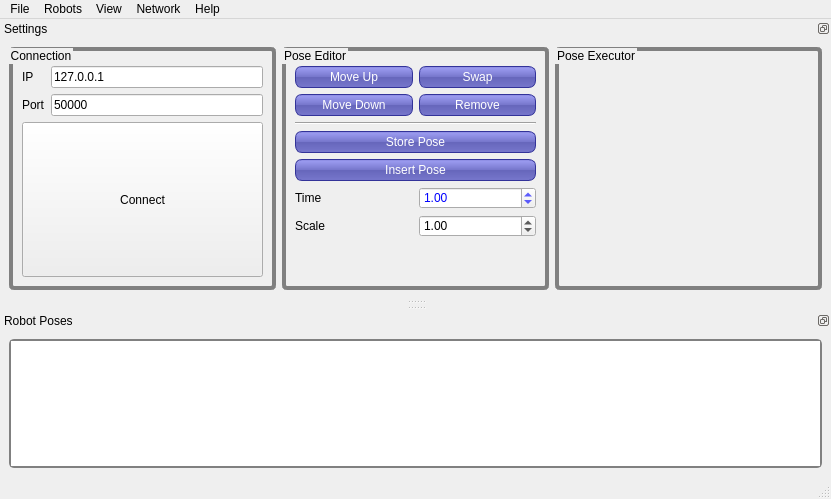
<?xml version="1.0" encoding="UTF-8"?>
<ui version="4.0">
 <class>MainWindow</class>
 <widget class="QMainWindow" name="MainWindow">
  <property name="geometry">
   <rect>
    <x>0</x>
    <y>0</y>
    <width>831</width>
    <height>499</height>
   </rect>
  </property>
  <property name="sizePolicy">
   <sizepolicy hsizetype="Expanding" vsizetype="Expanding">
    <horstretch>0</horstretch>
    <verstretch>0</verstretch>
   </sizepolicy>
  </property>
  <property name="minimumSize">
   <size>
    <width>600</width>
    <height>400</height>
   </size>
  </property>
  <property name="windowTitle">
   <string>Motion Editor</string>
  </property>
  <property name="layoutDirection">
   <enum>Qt::LeftToRight</enum>
  </property>
  <property name="autoFillBackground">
   <bool>false</bool>
  </property>
  <widget class="QWidget" name="centralwidget">
   <property name="enabled">
    <bool>true</bool>
   </property>
   <property name="sizePolicy">
    <sizepolicy hsizetype="MinimumExpanding" vsizetype="MinimumExpanding">
     <horstretch>0</horstretch>
     <verstretch>0</verstretch>
    </sizepolicy>
   </property>
  </widget>
  <widget class="QMenuBar" name="menubar">
   <property name="geometry">
    <rect>
     <x>0</x>
     <y>0</y>
     <width>831</width>
     <height>25</height>
    </rect>
   </property>
   <widget class="QMenu" name="menuFile">
    <property name="title">
     <string>File</string>
    </property>
    <addaction name="actionNew"/>
    <addaction name="actionOpen"/>
    <addaction name="separator"/>
    <addaction name="actionExport"/>
    <addaction name="separator"/>
    <addaction name="actionQuit"/>
   </widget>
   <widget class="QMenu" name="menuEdit">
    <property name="title">
     <string>Robots</string>
    </property>
    <addaction name="actionNao_RC_Edition"/>
    <addaction name="actionNao_Academics"/>
    <addaction name="separator"/>
    <addaction name="actionOpen_Robot"/>
   </widget>
   <widget class="QMenu" name="menuHelp">
    <property name="title">
     <string>Help</string>
    </property>
    <addaction name="actionDocumentation"/>
    <addaction name="separator"/>
    <addaction name="actionAbout"/>
   </widget>
   <widget class="QMenu" name="menuNetwork">
    <property name="title">
     <string>Network</string>
    </property>
   </widget>
   <widget class="QMenu" name="menuView">
    <property name="title">
     <string>View</string>
    </property>
    <addaction name="actionJoints"/>
    <addaction name="actionGraph"/>
   </widget>
   <addaction name="menuFile"/>
   <addaction name="menuEdit"/>
   <addaction name="menuView"/>
   <addaction name="menuNetwork"/>
   <addaction name="menuHelp"/>
  </widget>
  <widget class="QStatusBar" name="statusbar"/>
  <widget class="QDockWidget" name="dockWidget_9">
   <property name="styleSheet">
    <string notr="true">QDockWidget {
                         background-color: qlineargradient(x1: 0, y1: 0, x2: 0, y2: 2.5,
                         stop: 0 #E0E0E0, stop: 1 #9EDEE6);
                         border: 2px solid gray;
                         border-radius: 5px;
                         margin-top: 1ex; /* leave space at the top for the title */}</string>
   </property>
   <property name="features">
    <set>QDockWidget::DockWidgetFloatable|QDockWidget::DockWidgetMovable</set>
   </property>
   <property name="windowTitle">
    <string>Robot Poses</string>
   </property>
   <attribute name="dockWidgetArea">
    <number>8</number>
   </attribute>
   <widget class="QWidget" name="dockWidgetContents_9">
    <layout class="QHBoxLayout" name="horizontalLayout">
     <item>
      <widget class="QTableWidget" name="poseEditor">
       <property name="styleSheet">
        <string notr="true">QTableWidget {
                         background-color: qlineargradient(x1: 0, y1: 0, x2: 0, y2: 4.5,
                         stop: 0 #E0E0E0, stop: 1 #9EDEE6);
                         border: 2px solid gray;
                         border-radius: 5px;
                         margin-top: 1ex; /* leave space at the top for the title */}

 QTableView {
     selection-background-color: qlineargradient(x1: 0, y1: 0, x2: 0.9, y2: 0.9,
                                 stop: 0 #53A0F6, stop: 1 black);
 }</string>
       </property>
       <property name="frameShadow">
        <enum>QFrame::Sunken</enum>
       </property>
       <property name="lineWidth">
        <number>1</number>
       </property>
       <property name="dragDropOverwriteMode">
        <bool>false</bool>
       </property>
       <property name="dragDropMode">
        <enum>QAbstractItemView::DropOnly</enum>
       </property>
       <property name="alternatingRowColors">
        <bool>true</bool>
       </property>
       <property name="selectionMode">
        <enum>QAbstractItemView::ExtendedSelection</enum>
       </property>
       <property name="textElideMode">
        <enum>Qt::ElideMiddle</enum>
       </property>
       <property name="showGrid">
        <bool>true</bool>
       </property>
       <attribute name="horizontalHeaderCascadingSectionResizes">
        <bool>true</bool>
       </attribute>
       <attribute name="verticalHeaderCascadingSectionResizes">
        <bool>true</bool>
       </attribute>
      </widget>
     </item>
    </layout>
   </widget>
  </widget>
  <widget class="QDockWidget" name="settingsDockWidget">
   <property name="layoutDirection">
    <enum>Qt::LeftToRight</enum>
   </property>
   <property name="features">
    <set>QDockWidget::DockWidgetFloatable|QDockWidget::DockWidgetMovable</set>
   </property>
   <property name="allowedAreas">
    <set>Qt::BottomDockWidgetArea|Qt::TopDockWidgetArea</set>
   </property>
   <property name="windowTitle">
    <string>Settings</string>
   </property>
   <attribute name="dockWidgetArea">
    <number>4</number>
   </attribute>
   <widget class="QWidget" name="dockWidgetContents">
    <layout class="QHBoxLayout" name="horizontalLayout_7">
     <item>
      <layout class="QVBoxLayout" name="verticalLayout_6">
       <item>
        <layout class="QHBoxLayout" name="horizontalLayout_2">
         <item>
          <widget class="QGroupBox" name="groupBox_3">
           <property name="sizePolicy">
            <sizepolicy hsizetype="MinimumExpanding" vsizetype="MinimumExpanding">
             <horstretch>0</horstretch>
             <verstretch>0</verstretch>
            </sizepolicy>
           </property>
           <property name="styleSheet">
            <string notr="true">QGroupBox {
                         background-color: qlineargradient(x1: 0, y1: 0, x2: 0, y2: 2.5,
                         stop: 0 #E0E0E0, stop: 1 #FF0000);
                         border: 4px solid gray;
                         border-radius: 5px;
                         margin-top: 1ex;}</string>
           </property>
           <property name="title">
            <string>Connection</string>
           </property>
           <layout class="QHBoxLayout" name="horizontalLayout_5">
            <item>
             <layout class="QHBoxLayout" name="horizontalLayout_4">
              <item>
               <layout class="QVBoxLayout" name="verticalLayout_2">
                <item>
                 <layout class="QFormLayout" name="formLayout">
                  <property name="fieldGrowthPolicy">
                   <enum>QFormLayout::AllNonFixedFieldsGrow</enum>
                  </property>
                  <property name="horizontalSpacing">
                   <number>6</number>
                  </property>
                  <property name="topMargin">
                   <number>6</number>
                  </property>
                  <item row="0" column="0">
                   <widget class="QLabel" name="iPLabel">
                    <property name="text">
                     <string>IP</string>
                    </property>
                   </widget>
                  </item>
                  <item row="0" column="1">
                   <widget class="QLineEdit" name="iPLineEdit">
                    <property name="text">
                     <string>127.0.0.1</string>
                    </property>
                   </widget>
                  </item>
                  <item row="1" column="0">
                   <widget class="QLabel" name="portLabel">
                    <property name="text">
                     <string>Port</string>
                    </property>
                   </widget>
                  </item>
                  <item row="1" column="1">
                   <widget class="QLineEdit" name="portLineEdit">
                    <property name="text">
                     <string>50000</string>
                    </property>
                   </widget>
                  </item>
                  <item row="2" column="0" colspan="2">
                   <widget class="QPushButton" name="connectButton">
                    <property name="sizePolicy">
                     <sizepolicy hsizetype="MinimumExpanding" vsizetype="MinimumExpanding">
                      <horstretch>0</horstretch>
                      <verstretch>0</verstretch>
                     </sizepolicy>
                    </property>
                    <property name="styleSheet">
                     <string notr="true">QPushButton {
                         background-color: qlineargradient(x1: 0, y1: 0, x2: 0, y2: 3,
                         stop: 0 #E0E0E0, stop: 1 #FF0000);
                         margin-top: 1ex; /* leave space at the top for the title */}


 QPushButton::hover {
     background-color: qlineargradient(x1: 0, y1: 0, x2: 0, y2: 1,
                                       stop: 0 #dadbde, stop: 1 #f6f7fa);
 }

</string>
                    </property>
                    <property name="text">
                     <string>Connect</string>
                    </property>
                   </widget>
                  </item>
                 </layout>
                </item>
               </layout>
              </item>
             </layout>
            </item>
           </layout>
          </widget>
         </item>
         <item>
          <widget class="QGroupBox" name="groupBox">
           <property name="sizePolicy">
            <sizepolicy hsizetype="MinimumExpanding" vsizetype="MinimumExpanding">
             <horstretch>0</horstretch>
             <verstretch>0</verstretch>
            </sizepolicy>
           </property>
           <property name="styleSheet">
            <string notr="true">QGroupBox {
                         background-color: qlineargradient(x1: 0, y1: 0, x2: 0, y2: 2.5,
                         stop: 0 #E0E0E0, stop: 1 #9EDEE6);
                         border: 4px solid gray;
                         border-radius: 5px;
                         margin-top: 1ex; /* leave space at the top for the title */}</string>
           </property>
           <property name="title">
            <string>Pose Editor</string>
           </property>
           <layout class="QVBoxLayout" name="verticalLayout_4">
            <item>
             <layout class="QVBoxLayout" name="verticalLayout_3">
              <property name="topMargin">
               <number>6</number>
              </property>
              <item>
               <layout class="QGridLayout" name="gridLayout">
                <item row="0" column="0">
                 <widget class="QPushButton" name="moveUpPoseButton">
                  <property name="styleSheet">
                   <string notr="true">QPushButton {
color: white;
background-color: QLinearGradient( x1: 0, y1: 0, x2: 0, y2: 1, stop: 0 #88d, stop: 0.1 #99e, stop: 0.49 #77c, stop: 0.5 #66b, stop: 1 #77c);
border-width: 1px;
border-color: #339;
border-style: solid;
border-radius: 7;
padding: 3px;
padding-left: 5px;
padding-right: 5px;

}</string>
                  </property>
                  <property name="text">
                   <string>Move Up</string>
                  </property>
                 </widget>
                </item>
                <item row="0" column="1">
                 <widget class="QPushButton" name="swapPoseButton">
                  <property name="styleSheet">
                   <string notr="true">QPushButton {
color: white;
background-color: QLinearGradient( x1: 0, y1: 0, x2: 0, y2: 1, stop: 0 #88d, stop: 0.1 #99e, stop: 0.49 #77c, stop: 0.5 #66b, stop: 1 #77c);
border-width: 1px;
border-color: #339;
border-style: solid;
border-radius: 7;
padding: 3px;
padding-left: 5px;
padding-right: 5px;
}</string>
                  </property>
                  <property name="text">
                   <string>Swap</string>
                  </property>
                 </widget>
                </item>
                <item row="1" column="0">
                 <widget class="QPushButton" name="moveDownPoseButton">
                  <property name="styleSheet">
                   <string notr="true">QPushButton {
color: white;
background-color: QLinearGradient( x1: 0, y1: 0, x2: 0, y2: 1, stop: 0 #88d, stop: 0.1 #99e, stop: 0.49 #77c, stop: 0.5 #66b, stop: 1 #77c);
border-width: 1px;
border-color: #339;
border-style: solid;
border-radius: 7;
padding: 3px;
padding-left: 5px;
padding-right: 5px;

}</string>
                  </property>
                  <property name="text">
                   <string>Move Down</string>
                  </property>
                 </widget>
                </item>
                <item row="1" column="1">
                 <widget class="QPushButton" name="removePoseButton">
                  <property name="styleSheet">
                   <string notr="true">QPushButton {
color: white;
background-color: QLinearGradient( x1: 0, y1: 0, x2: 0, y2: 1, stop: 0 #88d, stop: 0.1 #99e, stop: 0.49 #77c, stop: 0.5 #66b, stop: 1 #77c);
border-width: 1px;
border-color: #339;
border-style: solid;
border-radius: 7;
padding: 3px;
padding-left: 5px;
padding-right: 5px;
}</string>
                  </property>
                  <property name="text">
                   <string>Remove</string>
                  </property>
                 </widget>
                </item>
               </layout>
              </item>
              <item>
               <widget class="Line" name="line">
                <property name="orientation">
                 <enum>Qt::Horizontal</enum>
                </property>
               </widget>
              </item>
              <item>
               <widget class="QPushButton" name="storePoseButton">
                <property name="styleSheet">
                 <string notr="true">QPushButton {
color: white;
background-color: QLinearGradient( x1: 0, y1: 0, x2: 0, y2: 1, stop: 0 #88d, stop: 0.1 #99e, stop: 0.49 #77c, stop: 0.5 #66b, stop: 1 #77c);
border-width: 1px;
border-color: #339;
border-style: solid;
border-radius: 7;
padding: 3px;
padding-left: 5px;
padding-right: 5px;
}</string>
                </property>
                <property name="text">
                 <string>Store Pose</string>
                </property>
               </widget>
              </item>
              <item>
               <widget class="QPushButton" name="insertPoseButton">
                <property name="styleSheet">
                 <string notr="true">QPushButton {
color: white;
background-color: QLinearGradient( x1: 0, y1: 0, x2: 0, y2: 1, stop: 0 #88d, stop: 0.1 #99e, stop: 0.49 #77c, stop: 0.5 #66b, stop: 1 #77c);
border-width: 1px;
border-color: #339;
border-style: solid;
border-radius: 7;
padding: 3px;
padding-left: 5px;
padding-right: 5px;
}</string>
                </property>
                <property name="text">
                 <string>Insert Pose</string>
                </property>
               </widget>
              </item>
              <item>
               <layout class="QHBoxLayout" name="horizontalLayout_6">
                <item>
                 <widget class="QLabel" name="label">
                  <property name="text">
                   <string>Time</string>
                  </property>
                 </widget>
                </item>
                <item>
                 <widget class="QDoubleSpinBox" name="transitionTime">
                  <property name="styleSheet">
                   <string notr="true">QDoubleSpinBox {
color: blue;
}</string>
                  </property>
                  <property name="minimum">
                   <double>0.100000000000000</double>
                  </property>
                  <property name="singleStep">
                   <double>0.100000000000000</double>
                  </property>
                  <property name="value">
                   <double>1.000000000000000</double>
                  </property>
                 </widget>
                </item>
               </layout>
              </item>
              <item>
               <layout class="QHBoxLayout" name="horizontalLayout_3">
                <item>
                 <widget class="QLabel" name="label_2">
                  <property name="text">
                   <string>Scale</string>
                  </property>
                 </widget>
                </item>
                <item>
                 <widget class="QDoubleSpinBox" name="scaleFactor">
                  <property name="minimum">
                   <double>0.010000000000000</double>
                  </property>
                  <property name="maximum">
                   <double>10.000000000000000</double>
                  </property>
                  <property name="singleStep">
                   <double>0.010000000000000</double>
                  </property>
                  <property name="value">
                   <double>1.000000000000000</double>
                  </property>
                 </widget>
                </item>
               </layout>
              </item>
              <item>
               <spacer name="verticalSpacer">
                <property name="orientation">
                 <enum>Qt::Vertical</enum>
                </property>
                <property name="sizeHint" stdset="0">
                 <size>
                  <width>20</width>
                  <height>40</height>
                 </size>
                </property>
               </spacer>
              </item>
             </layout>
            </item>
           </layout>
          </widget>
         </item>
         <item>
          <widget class="QGroupBox" name="groupBox_2">
           <property name="sizePolicy">
            <sizepolicy hsizetype="MinimumExpanding" vsizetype="MinimumExpanding">
             <horstretch>0</horstretch>
             <verstretch>0</verstretch>
            </sizepolicy>
           </property>
           <property name="styleSheet">
            <string notr="true">QGroupBox {
                         background-color: qlineargradient(x1: 0, y1: 0, x2: 0, y2: 2.5,
                         stop: 0 #E0E0E0, stop: 1 #81F27F);
                         border: 4px solid gray;
                         border-radius: 5px;
                         margin-top: 1ex; /* leave space at the top for the title */}</string>
           </property>
           <property name="title">
            <string>Pose Executor</string>
           </property>
           <layout class="QVBoxLayout" name="verticalLayout_5">
            <item>
             <layout class="QVBoxLayout" name="verticalLayout">
              <item>
               <widget class="QPushButton" name="gotoPoseButton">
                <property name="styleSheet">
                 <string notr="true">QPushButton {
background-color: QLinearGradient( x1: 0, y1: 0, x2: 0, y2: 6.5,
                         stop: 0 #E0E0E0, stop: 1 #f90707);
     border-width: 2px;
     border-radius: 12px;
padding: 3px;
}

QPushButton::hover{

background-color: QLinearGradient( x1: 0, y1: 0, x2: 0, y2: 1.5,
                         stop: 0 #E0E0E0, stop: 1 #f90707);
border-width: 1px;
border-style: no;
padding: 3px;

}


QPushButton:pressed {
    /* We'll just invert the gradient by changing the colors around. */
    background-color: qlineargradient(x1: 0, y1: 0, x2: 0, y2: 0.2,
                                      stop: 0 #E0E0E0, stop: 1 #f90707);
}
</string>
                </property>
                <property name="text">
                 <string/>
                </property>
                <property name="icon">
                 <iconset resource="icons.qrc">
                  <normaloff>:/icons/goto.png</normaloff>:/icons/goto.png</iconset>
                </property>
                <property name="iconSize">
                 <size>
                  <width>32</width>
                  <height>32</height>
                 </size>
                </property>
               </widget>
              </item>
              <item>
               <widget class="QPushButton" name="stepPoseButton">
                <property name="styleSheet">
                 <string notr="true">QPushButton {
background-color: QLinearGradient( x1: 0, y1: 0, x2: 0, y2: 6.5,
                         stop: 0 #E0E0E0, stop: 1 #81F27F);
     border-width: 2px;
     border-radius: 12px;
padding: 3px;
}

QPushButton::hover{

background-color: QLinearGradient( x1: 0, y1: 0, x2: 0, y2: 1.5,
                         stop: 0 #E0E0E0, stop: 1 #81F27F);
border-width: 1px;
border-style: no;
padding: 3px;

}

/* This is style when button is pressed */
QPushButton:pressed {
    /* We'll just invert the gradient by changing the colors around. */
    background-color: qlineargradient(x1: 0, y1: 0, x2: 0, y2: 0.2,
                                     stop: 0 #E0E0E0, stop: 1 #81F27F);
}</string>
                </property>
                <property name="text">
                 <string/>
                </property>
                <property name="icon">
                 <iconset resource="icons.qrc">
                  <normaloff>:/icons/step.png</normaloff>:/icons/step.png</iconset>
                </property>
                <property name="iconSize">
                 <size>
                  <width>32</width>
                  <height>32</height>
                 </size>
                </property>
               </widget>
              </item>
              <item>
               <widget class="QPushButton" name="playMotionButton">
                <property name="styleSheet">
                 <string notr="true">QPushButton {
background-color: QLinearGradient( x1: 0, y1: 0, x2: 0, y2: 6.5,
                         stop: 0 #E0E0E0, stop: 1 #4383ef);
     border-width: 2px;
     border-radius: 12px;
padding: 3px;
}

QPushButton::hover{

background-color: QLinearGradient( x1: 0, y1: 0, x2: 0, y2: 1.5,
                         stop: 0 #E0E0E0, stop: 1 #4383ef);
border-width: 1px;
border-style: no;
padding: 3px;

}

/* This is style when button is pressed */
QPushButton:pressed {
    /* We'll just invert the gradient by changing the colors around. */
    background-color: qlineargradient(x1: 0, y1: 0, x2: 0, y2: 0.2,
                                      stop: 0 #E0E0E0, stop: 1 #4383ef);
}</string>
                </property>
                <property name="text">
                 <string/>
                </property>
                <property name="icon">
                 <iconset resource="icons.qrc">
                  <normaloff>:/icons/play.png</normaloff>:/icons/play.png</iconset>
                </property>
                <property name="iconSize">
                 <size>
                  <width>32</width>
                  <height>32</height>
                 </size>
                </property>
               </widget>
              </item>
              <item>
               <spacer name="verticalSpacer_2">
                <property name="orientation">
                 <enum>Qt::Vertical</enum>
                </property>
                <property name="sizeHint" stdset="0">
                 <size>
                  <width>20</width>
                  <height>68</height>
                 </size>
                </property>
               </spacer>
              </item>
              <item>
               <layout class="QHBoxLayout" name="horizontalLayout_8">
                <item>
                 <widget class="QPushButton" name="stiffOn">
                  <property name="styleSheet">
                   <string notr="true">QPushButton {
background-color: QLinearGradient( x1: 0, y1: 0, x2: 0, y2: 3.5,
                         stop: 0 #E0E0E0, stop: 1 #81F27F);
     border-width: 2px;
     border-radius: 12px;
padding: 3px;
}

QPushButton::hover{

background-color: QLinearGradient( x1: 0, y1: 0, x2: 0, y2: 1.5,
                         stop: 0 #E0E0E0, stop: 1 #81F27F);
border-width: 1px;
border-style: no;
padding: 3px;

}

/* This is style when button is pressed */
QPushButton:pressed {
    /* We'll just invert the gradient by changing the colors around. */
    background-color: qlineargradient(x1: 0, y1: 0, x2: 0, y2: 0.2,
                         stop: 0 #E0E0E0, stop: 1 #81F27F);
}</string>
                  </property>
                  <property name="text">
                   <string/>
                  </property>
                  <property name="icon">
                   <iconset resource="icons.qrc">
                    <normaloff>:/icons/on.png</normaloff>:/icons/on.png</iconset>
                  </property>
                  <property name="iconSize">
                   <size>
                    <width>32</width>
                    <height>32</height>
                   </size>
                  </property>
                 </widget>
                </item>
                <item>
                 <widget class="QPushButton" name="stiffOff">
                  <property name="styleSheet">
                   <string notr="true">QPushButton {
background-color: QLinearGradient( x1: 0, y1: 0, x2: 0, y2: 6.5,
                         stop: 0 #E0E0E0, stop: 1 #f90707);
     border-width: 2px;
     border-radius: 12px;
padding: 3px;
}

QPushButton::hover{

background-color: QLinearGradient( x1: 0, y1: 0, x2: 0, y2: 1.5,
                         stop: 0 #E0E0E0, stop: 1 #f90707);
border-width: 1px;
border-style: no;
padding: 3px;

}


QPushButton:pressed {
    /* We'll just invert the gradient by changing the colors around. */
    background-color: qlineargradient(x1: 0, y1: 0, x2: 0, y2: 0.2,
                         stop: 0 #E0E0E0, stop: 1 #f90707);
}
</string>
                  </property>
                  <property name="text">
                   <string/>
                  </property>
                  <property name="icon">
                   <iconset resource="icons.qrc">
                    <normaloff>:/icons/off.png</normaloff>:/icons/off.png</iconset>
                  </property>
                  <property name="iconSize">
                   <size>
                    <width>32</width>
                    <height>32</height>
                   </size>
                  </property>
                 </widget>
                </item>
               </layout>
              </item>
             </layout>
            </item>
           </layout>
          </widget>
         </item>
        </layout>
       </item>
      </layout>
     </item>
    </layout>
   </widget>
  </widget>
  <action name="actionNew">
   <property name="text">
    <string>New</string>
   </property>
   <property name="shortcut">
    <string>Ctrl+N</string>
   </property>
   <property name="shortcutContext">
    <enum>Qt::WindowShortcut</enum>
   </property>
  </action>
  <action name="actionOpen">
   <property name="text">
    <string>Open...</string>
   </property>
   <property name="shortcut">
    <string>Ctrl+O</string>
   </property>
  </action>
  <action name="actionExport">
   <property name="text">
    <string>Export</string>
   </property>
   <property name="shortcut">
    <string>Ctrl+S</string>
   </property>
  </action>
  <action name="actionQuit">
   <property name="text">
    <string>Quit</string>
   </property>
   <property name="shortcut">
    <string>Ctrl+Q</string>
   </property>
  </action>
  <action name="actionDocumentation">
   <property name="text">
    <string>Documentation</string>
   </property>
  </action>
  <action name="actionAbout">
   <property name="text">
    <string>About</string>
   </property>
   <property name="shortcut">
    <string>Ctrl+H</string>
   </property>
  </action>
  <action name="actionJoints">
   <property name="checkable">
    <bool>true</bool>
   </property>
   <property name="checked">
    <bool>true</bool>
   </property>
   <property name="text">
    <string>Joints</string>
   </property>
   <property name="shortcut">
    <string>Ctrl+J</string>
   </property>
  </action>
  <action name="actionGraph">
   <property name="checkable">
    <bool>true</bool>
   </property>
   <property name="checked">
    <bool>true</bool>
   </property>
   <property name="text">
    <string>Graph</string>
   </property>
   <property name="shortcut">
    <string>Ctrl+G</string>
   </property>
  </action>
  <action name="actionNao_RC_Edition">
   <property name="checkable">
    <bool>true</bool>
   </property>
   <property name="text">
    <string>Nao RC Edition</string>
   </property>
  </action>
  <action name="actionNao_Academics">
   <property name="checkable">
    <bool>true</bool>
   </property>
   <property name="checked">
    <bool>true</bool>
   </property>
   <property name="text">
    <string>Nao Academics</string>
   </property>
  </action>
  <action name="actionOpen_Robot">
   <property name="text">
    <string>Load Robot...</string>
   </property>
  </action>
 </widget>
 <resources>
  <include location="icons.qrc"/>
 </resources>
 <connections/>
</ui>
